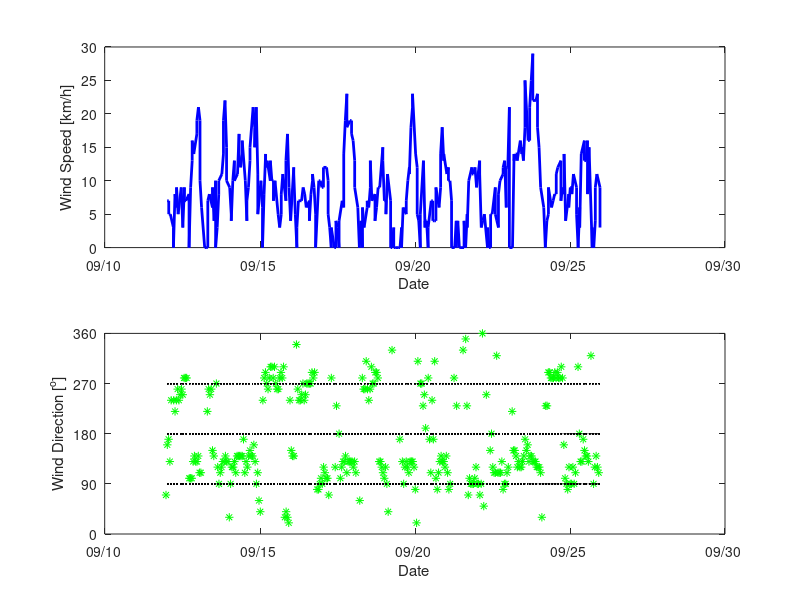

This figure's MATLAB source: (Note: this script raises an error after producing the figure.)
%% Lab 4 Assignment   KEY

% Last updated: Oct 2024

% Hand in 2 files: 
%
% *1.* Hand in a file named Lab4CodeYourLastName.m that contains the code
% to make all required figures below. You must use |find| for at least one
% of the two datasets (wind, pressure)

% Part 1: Wind data
load ('met2024')
firsttime = datenum(2024,9,12); %start at midnight on Sep 12th
lasttime = datenum(2024,9,26);  % midnight on the 26th - i.e. the time right after 11:59:59 pm on the 25th

time = met2024(:,1); % time is the 1st column of met2024
windsp = met2024(:,6); % wind speed is the 6th column of met2024, (km/h)
winddir =10*met2024(:,5); % wind direction is the 5th column, multiply it by 10 to make it degrees instead of 10's of degrees

inds=find(time>=firsttime & time<lasttime);
% check your work - how many data points were returned? You want two weeks
% = 14 days worth of points, and the data are taken hourly, so we want
% 14*24 points = 336 points.

figure(1);clf
subplot(2,1,1)
plot(time(inds), windsp(inds), 'b', 'LineWidth', 2)
datetick('keepticks', 'keeplimits')
xlabel('Date')
ylabel('Wind Speed [km/h]')

subplot(2,1,2)
plot(time(inds), winddir(inds), 'g*')
datetick('keepticks', 'keeplimits')
xlabel('Date')
ylabel('Wind Direction [^o]')
ylim([0 360])
set(gca,'ytick',[0 90 180 270 360])
hold on  % this allows me to put two lines on the same graph
plot(time(inds), 90*ones(length(time(inds))), 'k:')  %
plot(time(inds), 180*ones(length(time(inds))), 'k:')  %
plot(time(inds), 270*ones(length(time(inds))), 'k:')  %


% Figure caption: must include What/When/Where, source of data. Wind speed
% (km/hr) and direction (degrees) recorded at Victoria International
% Airport for two weeks prior to and including the EOS 314 teaching cruise
% on 25 September 2024. 
%%
% * Part 2: Tides as proxied by Pressure * at the ONC Saanich Inlet VENUS node
% One figure showing tides (as proxied by pressure) for (almost) 21 days prior to
% and including 25 Sep 2024. You will need to download the
% pressure dataset from the ONC website. Note that the ONC website provides
% times in UTC. 
clear
tidefirsttime=datenum(2024,9,4);
tidelasttime=datenum(2024,9,26);

load Sep24P.mat

tideinds=find(data.time>=tidefirsttime & data.time<tidelasttime);

figure(2);clf
plot(data.time(tideinds), data.dat(tideinds))
xlim([tidefirsttime tidelasttime]) %sets the x-axis limits
ylim([94.5 98.5]) %sets the y-axis limits
xticks(tidefirsttime:2:tidelasttime) %sets the ticks to be every other day

datetick('x','dd-mmm', 'keeplimits', 'keepticks') %need to make sure 'keeplimits' and 'keepticks' are included since otherwise datetick will reset them

xlabel('Date in Sept 2024')
ylabel('Pressure [db]')

% Figure caption: must include What/When/Where, source of data. Tides as
% proxied by bottom pressure (db) recorded at Ocean Networks Canada VENUS
% Instrument Platform in Saanich Inlet for approximately three weeks prior
% to and including 25 September 2024, a time period during which two EOS
% 314 teaching cruises were held (Sep 18 & 25).

%%

